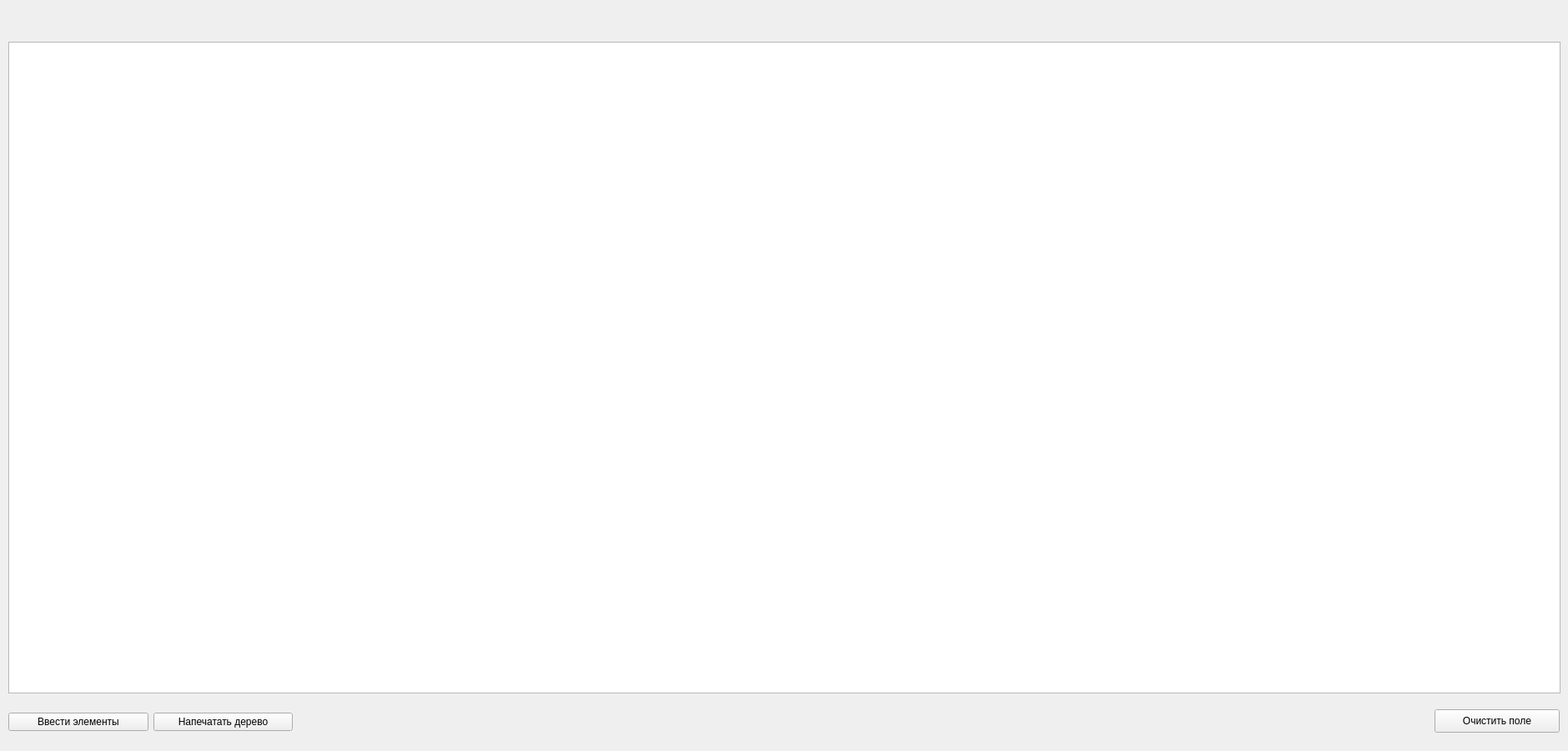
<?xml version="1.0" encoding="UTF-8"?>
<ui version="4.0">
 <class>Widget</class>
 <widget class="QWidget" name="Widget">
  <property name="geometry">
   <rect>
    <x>0</x>
    <y>0</y>
    <width>1880</width>
    <height>900</height>
   </rect>
  </property>
  <property name="windowTitle">
   <string>Widget</string>
  </property>
  <widget class="QWidget" name="gridLayoutWidget">
   <property name="geometry">
    <rect>
     <x>10</x>
     <y>50</y>
     <width>1861</width>
     <height>781</height>
    </rect>
   </property>
   <layout class="QGridLayout" name="gridLayout_2">
    <item row="0" column="0">
     <widget class="QGraphicsView" name="graphicsView"/>
    </item>
   </layout>
  </widget>
  <widget class="QWidget" name="gridLayoutWidget_2">
   <property name="geometry">
    <rect>
     <x>10</x>
     <y>850</y>
     <width>341</width>
     <height>30</height>
    </rect>
   </property>
   <layout class="QHBoxLayout" name="horizontalLayout">
    <item>
     <widget class="QPushButton" name="inputDataBtn">
      <property name="maximumSize">
       <size>
        <width>180</width>
        <height>16777215</height>
       </size>
      </property>
      <property name="text">
       <string>Ввести элементы</string>
      </property>
     </widget>
    </item>
    <item>
     <widget class="QPushButton" name="createBalancedTreeBtn">
      <property name="maximumSize">
       <size>
        <width>170</width>
        <height>16777215</height>
       </size>
      </property>
      <property name="text">
       <string>Напечатать дерево</string>
      </property>
     </widget>
    </item>
   </layout>
  </widget>
  <widget class="QPushButton" name="clearSceneBtn">
   <property name="geometry">
    <rect>
     <x>1720</x>
     <y>850</y>
     <width>150</width>
     <height>28</height>
    </rect>
   </property>
   <property name="text">
    <string>Очистить поле</string>
   </property>
  </widget>
 </widget>
 <resources/>
 <connections/>
</ui>
